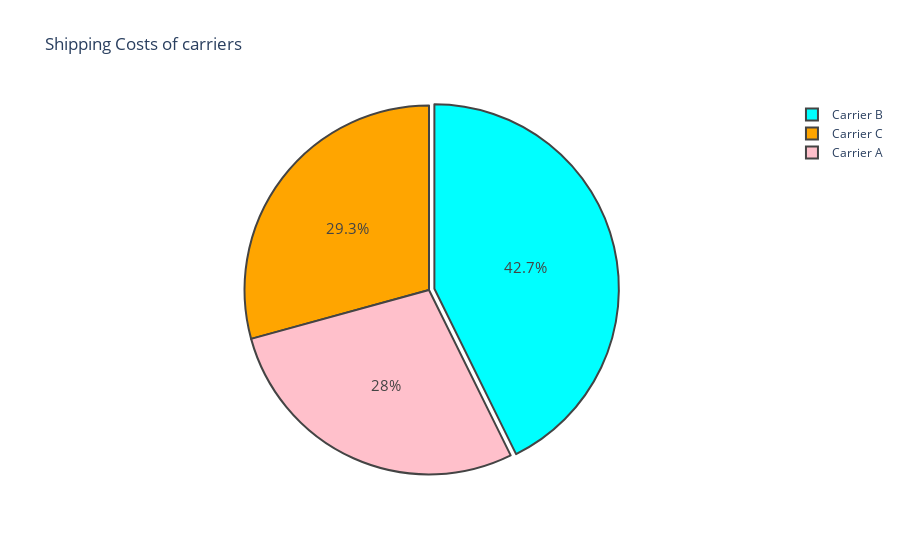

The notebook cell this image was saved under:
### Code cell
label = shipping_cost_by_carriers['Shipping carriers']
count = shipping_cost_by_carriers['Shipping costs']
color = ['pink','aqua','orange']

fig = go.Figure(go.Pie(labels=label, values=count))
fig.update_traces(marker_colors=color, marker_line_width=2, textfont_size=15, pull=[0,0.03,0])
fig.update_layout(title='Shipping Costs of carriers')
fig.show()

### Figure 1 — Plotly figure (JSON) as saved in the notebook; plotly's stock layout.template omitted (floating-point values rounded to 4 significant figures)
{"data": [{"labels": ["Carrier A", "Carrier B", "Carrier C"], "marker": {"colors": ["pink", "aqua", "orange"], "line": {"width": 2}}, "pull": [0, 0.03, 0], "textfont": {"size": 15}, "type": "pie", "values": [155.5, 236.9, 162.4]}], "layout": {"title": {"text": "Shipping Costs of carriers"}}}
